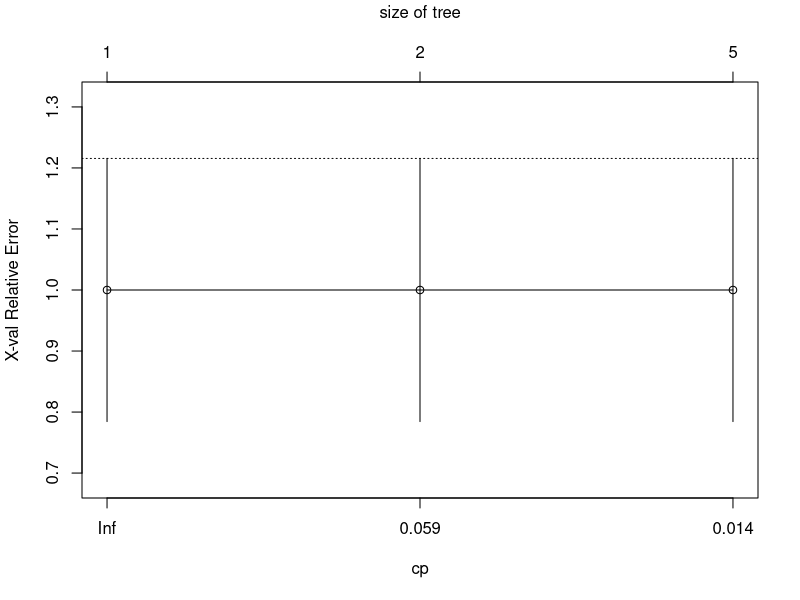
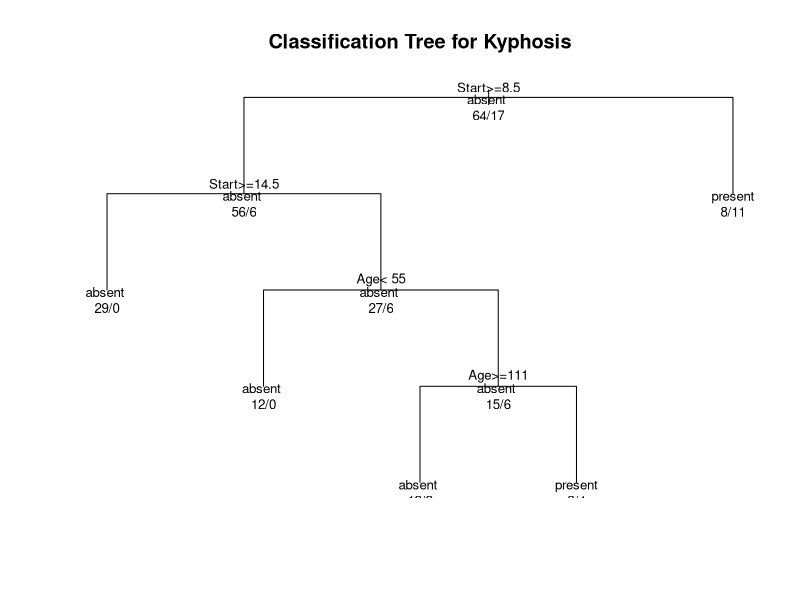

Write the R code that produced these figures, in order.
## ---- chunk 1
knitr::opts_chunk$set(echo = FALSE)
## ---- chunk 2
library(rpart)
## ---- chunk 3
fit <- rpart(Kyphosis ~ Age + Number + Start,
   method="class", data=kyphosis)

printcp(fit) # display the results
plotcp(fit) # visualize cross-validation results
summary(fit) # detailed summary of splits
## ---- chunk 4
# plot tree
plot(fit, uniform=TRUE,
   main="Classification Tree for Kyphosis")
text(fit, use.n=TRUE, all=TRUE, cex=.8)
